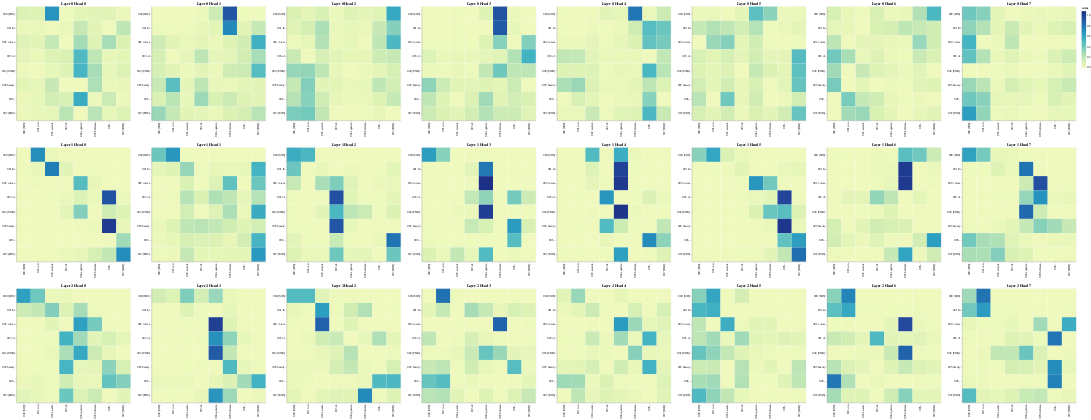

The notebook cell this image was saved under:
### Code cell
# Cross Attention
get_all_attention_maps('encoder-decoder', layers, heads, encoder_input_tokens, decoder_input_tokens, min(20, sentence_len))
